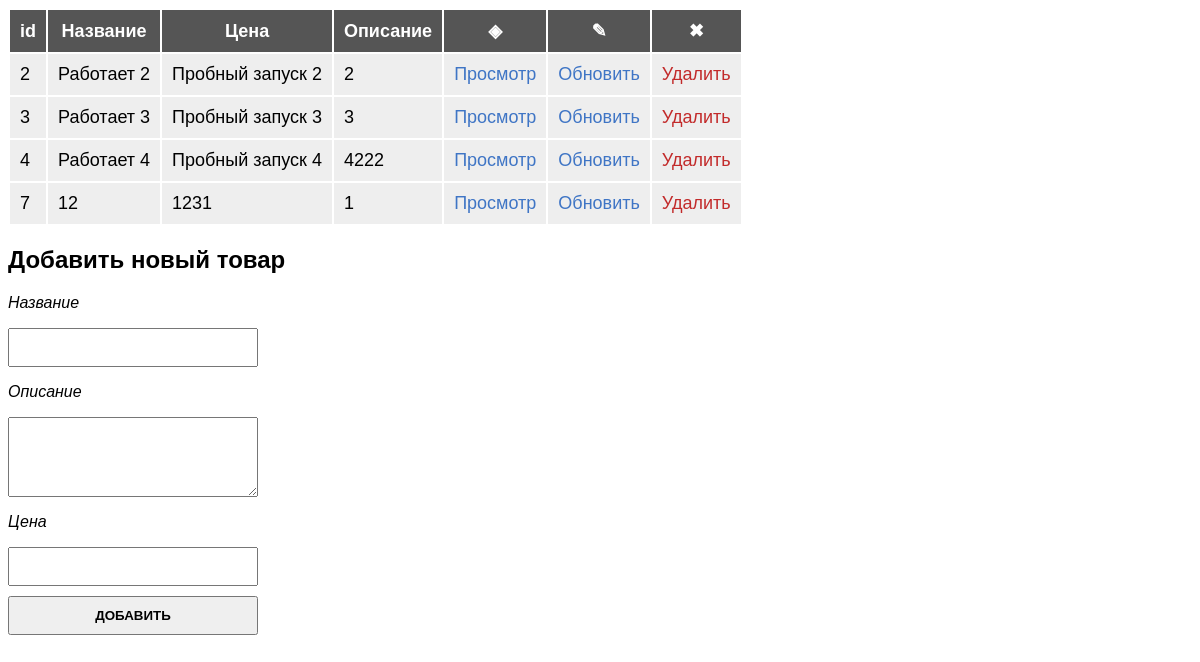
The page / on the database its author committed.
### tables this page shows
CREATE TABLE `items` (
  `id` int NOT NULL,
  `title` varchar(255) DEFAULT NULL,
  `description` text,
  `price` int DEFAULT NULL
);

### index.php (the view, shortened to what this page needs)
<?php
  require_once 'config/connect.php';
?>
<!DOCTYPE html>
<html lang="en">
<head>
  <link rel="stylesheet" href="css/style.css">
</head>
<body>
  <table>
    <tr>
      <th>id</th>
      <th>Название</th>
      <th>Цена</th>
      <th>Описание</th>
      <th>&#9672;</th>
      <th>&#9998;</th>
      <th>&#10006;</th>
    </tr>
    <?php
      $products = mysqli_query($connect, "SELECT * FROM `items`");
      $products = mysqli_fetch_all($products);
      foreach($products as $product) {
        ?>
          <tr>
            <td><?= $product[0] ?></td>
            <td><?= $product[1] ?></td>
            <td><?= $product[2] ?></td>
            <td><?= $product[3] ?></td>
            <td><a href="product.php?id=<?= $product[0] ?>">Просмотр</a></td>
            <td><a href="update.php?id=<?= $product[0] ?>">Обновить</a></td>
            <td><a href="vendor/delete.php?id=<?= $product[0] ?>">Удалить</a></td>
          </tr>
        <?php
      }
    ?>
  </table>
  <h2>Добавить новый товар</h2>
  <form action="vendor/create.php" method="post">
    <p>Название</p>
    <input type="text" name="title">
    <p>Описание</p>
    <textarea name="description"></textarea>
    <p>Цена</p>
    <input type="number" name="price">
    <button type="submit">Добавить</button>
  </form>
</body>
</html>

### css/style.css (style rules this page uses)
* { font-family: sans-serif; box-sizing: border-box; }
th, td { font-size: 18px; padding: 10px; }
th { background: #555; color: #fff; }
td { background: #eee; }
a { text-decoration: none; transition: 0.2s ease; color: #3f75c5; }
td:nth-child(7) > a { color: #c22a2a; }
p { font-style: italic; }
input, textarea, button { padding: 10px; display: block; min-height: 30px; width: 250px; margin-bottom: 10px; }
textarea { resize: vertical; height: 80px; }
button { text-transform: uppercase; font-weight: bold; cursor: pointer; }

### rows shown on the page
items: id "2", title "Работает 2", description "Пробный запуск 2", price "2"
items: id "3", title "Работает 3", description "Пробный запуск 3", price "3"
items: id "4", title "Работает 4", description "Пробный запуск 4", price "4222"
items: id "7", title "12", description "1231", price "1"
